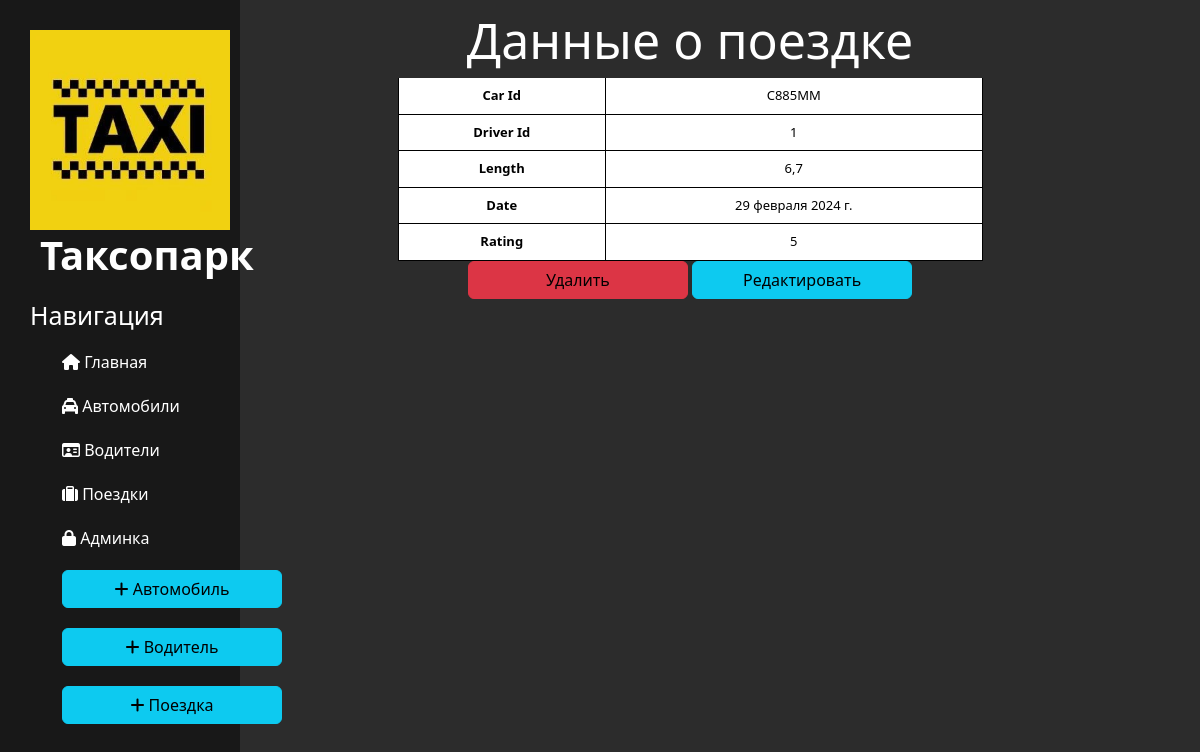
The app's page /data/trips/1 with its own data.
### data/models.py (models this page shows, shortened)
class Trip(Model):
    car_id = ForeignKey(Car, on_delete=CASCADE, to_field='id')
    driver_id = ForeignKey(Driver, on_delete=CASCADE, to_field='id')
    length = DecimalField(decimal_places=1, max_digits=5)
    date = DateField()
    rating = PositiveIntegerField()
    class Meta:
        verbose_name = 'Поездка'
        verbose_name_plural = 'Поездки'

class Car(Model):
    id = CharField(max_length=6, primary_key=True)
    mileage = IntegerField()
    vehicle_age = IntegerField()
    reported_issues = IntegerField()
    fuel_efficiency = DecimalField(decimal_places=15, max_digits=17)
    service_history = IntegerField()
    accident_history = IntegerField()
    tire_condition = IntegerField()
    brake_condition = IntegerField()
    battery_status = IntegerField()
    days_since_last_service = IntegerField()
    days_to_warranty_expire = IntegerField()
    def __str__(self):
        return f'{self.id}'
    class Meta:
        verbose_name = 'Автомобиль'
        verbose_name_plural = 'Автомобили'

class Driver(Model):
    id = IntegerField(primary_key=True)
    initials = TextField()
    age = IntegerField()
    experience = IntegerField()
    def __str__(self):
        return f'{self.id}'
    class Meta:
        verbose_name = 'Водитель'
        verbose_name_plural = 'Водители'

### data/views.py (the view)
# urls.py: path('trips/<int:pk>', views.TripDetailView.as_view(), name='trip_details'),
class TripDetailView(DetailView):
    model = Trip
    template_name = 'data/trip_details.html'
    context_object_name = 'trip'

### data/templates/data/trip_details.html (shortened to what this page needs)
{% extends 'main/layout.html' %}
{% block content %}
<div class="features">
    <h1>Данные о поездке</h1>
    <table class="table">
        <tbody>
            <tr>
                <td><b>Car Id</b></td>
                <td>{{ trip.car_id }}</td>
            </tr>
            <tr>
                <td><b>Driver Id</b></td>
                <td>{{ trip.driver_id }}</td>
            </tr>
            <tr>
                <td><b>Length</b></td>
                <td>{{ trip.length }}</td>
            </tr>
            <tr>
                <td><b>Date</b></td>
                <td>{{ trip.date }}</td>
            </tr>
            <tr>
                <td><b>Rating</b></td>
                <td>{{ trip.rating }}</td>
            </tr>
        </tbody>
    </table>
    <a href="{% url 'trip_delete' trip.id %}" class="btn btn-danger">Удалить</a>
    <a href="{% url 'trip_update' trip.id %}" class="btn btn-info">Редактировать</a>
</div>
{% endblock %}

### main/static/main/css/main.css (style rules this page uses)
body { background: #2c2c2c; }
.btn-info { width: 220px; }
.btn-danger { width: 220px; color: black; }
main h1 { font-size: 50px; }
.table { font-size: 13px; text-align: center; width: 65%; margin: auto }
.table tr { border: none }
.table td { border-right: solid 1px #000; border-left: solid 1px; }

### main/templates/main/layout.html (style rules this page uses)
a { text-decoration: none; }

### records on screen
Trip: car_id "C885MM", driver_id "1", length "6,7", date "29 февраля 2024 г.", rating "5"
